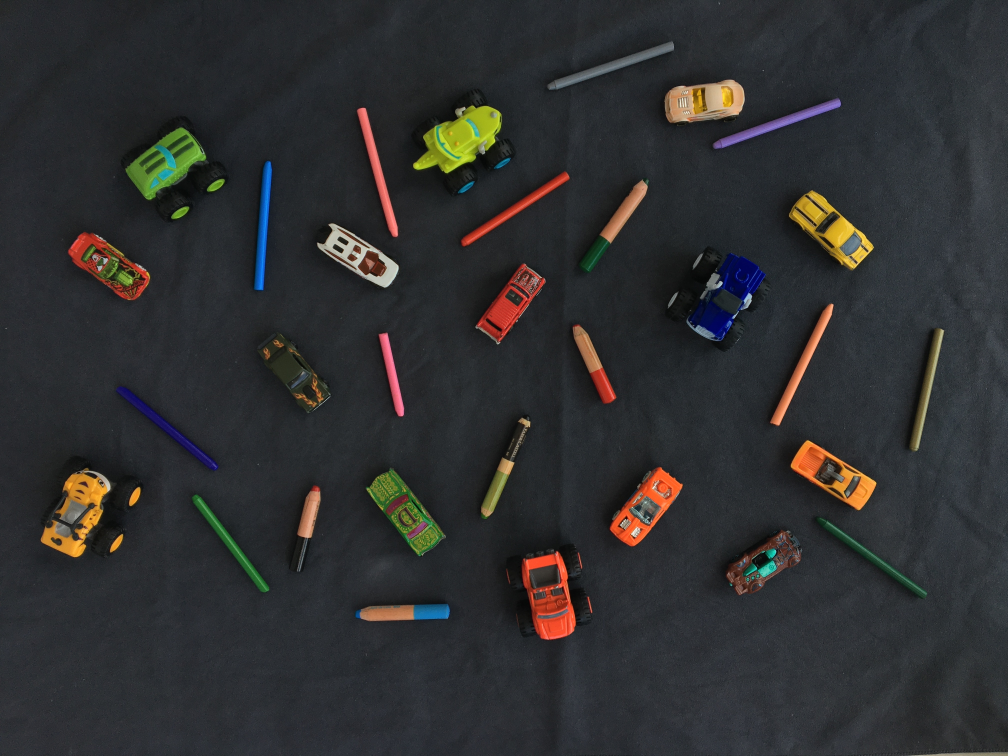
#> input picture img/im_ex_13.jpg, 4032 x 3024 px (shown at 1/4 size)
$ jupyter execute aula_quantificacao_e_histograma.ipynb
#> lines starting #> are read from the running program, lines starting #| are printed output that depends on the picture
# Quantificação de imagens e histograma

## *Leonardo Sales Araujo*
### *PEMM/COPPE - Universidade Federal do Rio de Janeiro*

### A primeira parte consiste em carregar os módulos necessários

[cell 1]
#carrega os módulos necessários ao código
import cv2
import numpy as np
import matplotlib.pyplot as plt
import matplotlib.image as img

### Carrega-se a imagem original e coleta os dados de cada cor

[cell 2]
#carrega a imagem do subdiretorio "img"
imagem = cv2.imread('img/im_ex_13.jpg')
#> imagem is the input picture: shape (3024, 4032, 3); mean B, G, R 48.4, 47.7, 47.2
#o python carrega a imagem em BGR e deve ser convertida para RGB
imagem = cv2.cvtColor(imagem, cv2.COLOR_BGR2RGB)

#alternativamente, pode-se carregar a imagem com matplotlib
#imagem = plt.imread('img/im_ex_B_HRI.jpg')

vermelho=imagem[:,:,0]
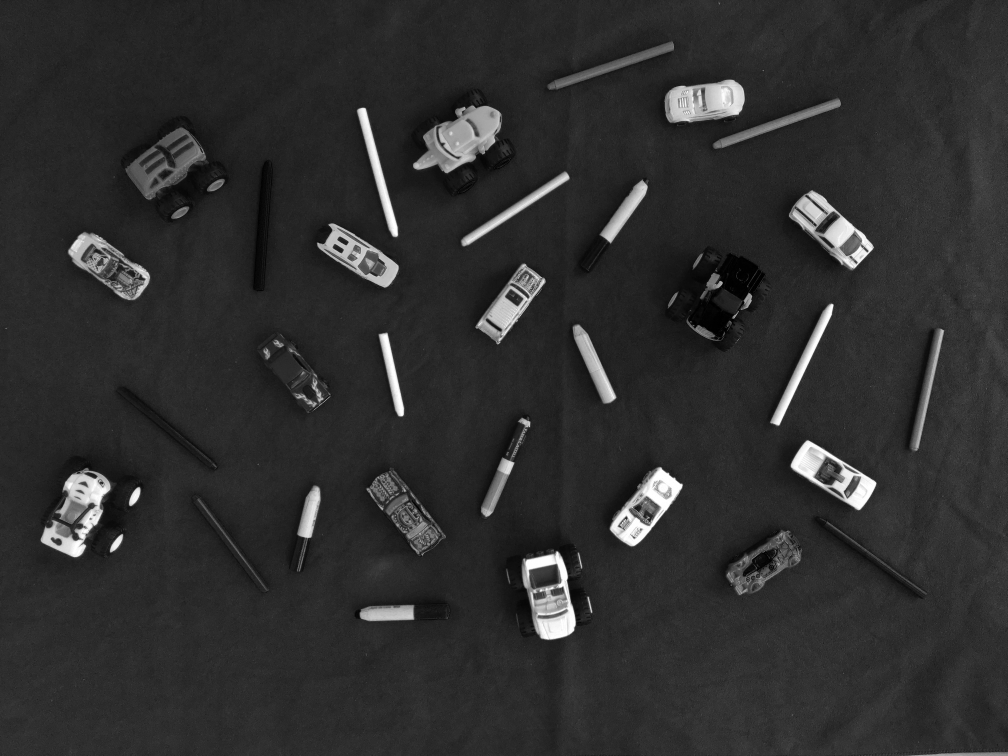
#> vermelho: shape (3024, 4032) (shown at 1/4 size); min 0, max 255, mean 47.2
verde=imagem[:,:,1]
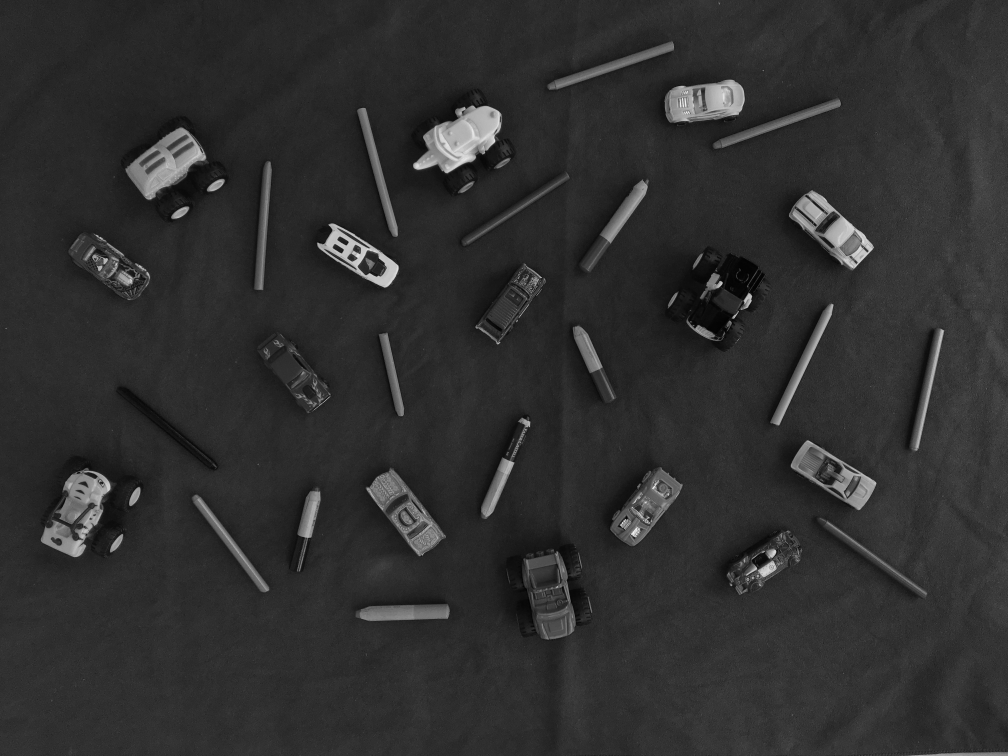
#> verde: shape (3024, 4032) (shown at 1/4 size); min 0, max 255, mean 47.7
azul=imagem[:,:,2]
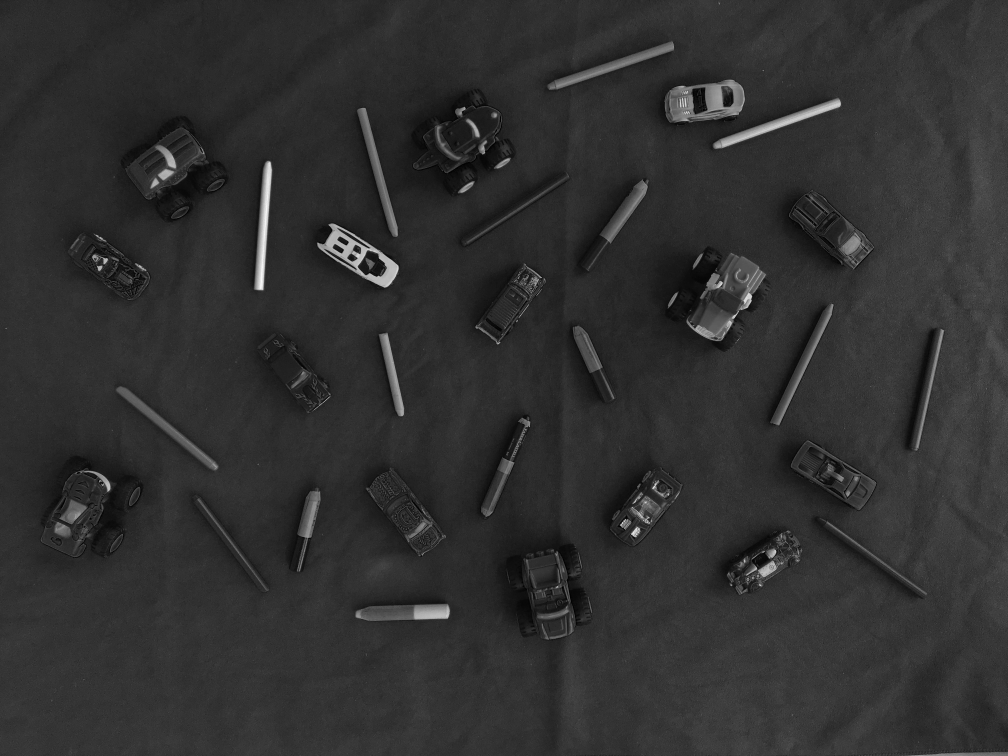
#> azul: shape (3024, 4032) (shown at 1/4 size); min 0, max 255, mean 48.4

### representa a figura e seus canais de cores

[cell 3]
#mostra a figura
plt.figure(1, figsize=(6,6),dpi=150)
plt.title('Imagem original \n (https://bit.ly/2MEN29B)')
plt.imshow(imagem)
#plt.xlim(3600,3800)
#plt.ylim(1800,2000)
plt.minorticks_on()
plt.grid(alpha=0.75,linestyle=':')
plt.show()

### Representa os canais de cores

[cell 4]
#representa os canais de cores
plt.figure(2, figsize=(14,16),dpi=150)
plt.subplot(131)
plt.imshow(azul,cmap='gray',vmin=0, vmax=255)
plt.title('Azul')

plt.subplot(132)
plt.imshow(verde,cmap='gray',vmin=0, vmax=255)
ax = plt.gca()
ax.axes.yaxis.set_ticklabels([])
plt.title('Verde')

plt.subplot(133)
plt.imshow(vermelho,cmap='gray',vmin=0, vmax=255)
ax = plt.gca()
ax.axes.yaxis.set_ticklabels([])
plt.title('Vermelho')

plt.show()
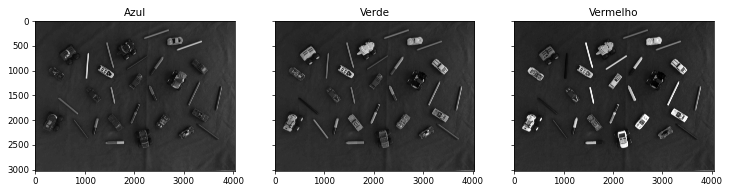
#> figure drawn by matplotlib, 3 panels

### Define uma área de interesse (ROI)

[cell 5]
#região de interesse (ROI)
#roi = im[y1:y2, x1:x2]
x=1800
y=2000
roi = imagem[y:y+10,x:x+10,:]
#divide os canais coloridos em R,G,B
rvm=roi[:,:,0]
rvd=roi[:,:,1]
raz=roi[:,:,2]

### Apresenta as imagens e os valores de vermelho, verde e azul de cada *pixel* dessa região

[cell 6]
plt.figure(3, figsize=(7,7),dpi=150)
tfe=8
plt.subplot(221)
plt.title('Pedaço da imagem')
plt.imshow(roi)
ax = plt.gca()
ax.set_xticks(np.arange(len(roi[0,:,0])))
ax.set_yticks(np.arange(len(roi[:,0,0])))
#plt.grid(alpha=0.75,linestyle=':')

plt.subplot(222)
plt.imshow(rvm,cmap='gray',vmin=0, vmax=255)
ax = plt.gca()
# Queremos mostrar todos os ticks...
ax.set_xticks(np.arange(len(roi[0,:,0])))
ax.set_yticks(np.arange(len(roi[:,0,0])))

# Loop over data dimensions and create text annotations.
for i in range(len(roi[:,0,0])):
    for j in range(len(roi[0,:,0])):
        text = ax.text(j, i, rvm[i, j],ha="center", va="center", color="r",fontsize=tfe)
#> this loop made 10 passes

plt.title("Tons vermelhos")
#fig.tight_layout()

plt.subplot(223)
plt.imshow(rvd,cmap='gray',vmin=0, vmax=255)
ax = plt.gca()
# Queremos mostrar todos os ticks...
ax.set_xticks(np.arange(len(roi[0,:,0])))
ax.set_yticks(np.arange(len(roi[:,0,0])))

# Loop over data dimensions and create text annotations.
for i in range(len(roi[:,0,0])):
    for j in range(len(roi[0,:,0])):
        text = ax.text(j, i, rvd[i, j],ha="center", va="center", color="r",fontsize=tfe)

plt.title("Tons Verdes")
#fig.tight_layout()

plt.subplot(224)
plt.imshow(raz,cmap='gray',vmin=0, vmax=255)
ax = plt.gca()
# Queremos mostrar todos os ticks...
ax.set_xticks(np.arange(len(roi[0,:,0])))
ax.set_yticks(np.arange(len(roi[:,0,0])))

# Loop over data dimensions and create text annotations.
for i in range(len(roi[:,0,0])):
    for j in range(len(roi[0,:,0])):
        text = ax.text(j, i, raz[i, j],ha="center", va="center", color="r",fontsize=tfe)

plt.title("Tons Azuis")
#fig.tight_layout()

plt.show()
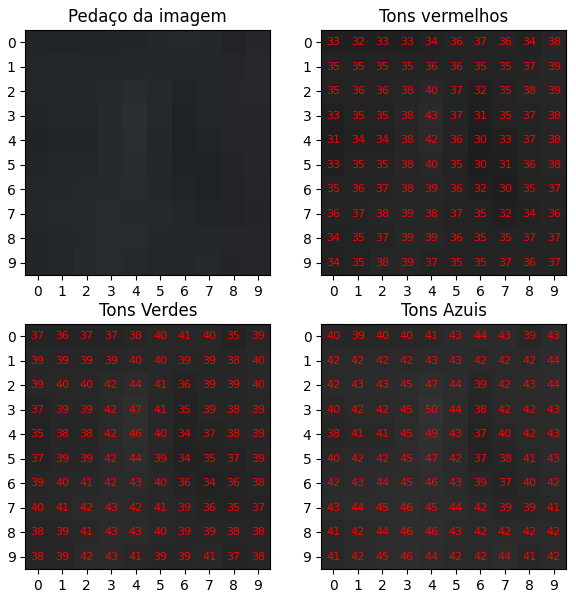
#> figure drawn by matplotlib, 4 panels

### Gera o histograma das cores

[cell 7]
#cria o histograma colorido
plt.figure(4,dpi=150)
plt.hist(imagem.ravel(), bins = 256, color = 'orange')
plt.hist(imagem[:,:,0].ravel(), bins = 256, color = 'red', alpha = 0.5)
plt.hist(imagem[:,:,1].ravel(), bins = 256, color = 'Green', alpha = 0.5)
plt.hist(imagem[:,:,2].ravel(), bins = 256, color = 'Blue', alpha = 0.5)
plt.xlabel('Valor de Intesidade')
plt.ylabel('Contagem')
plt.legend(['Total', 'Canal Vermelho', 'Canal Verde', 'Canal Azul'])
plt.show()
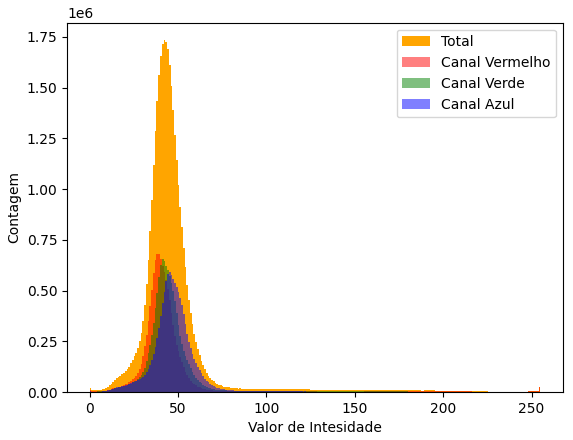
#> figure drawn by matplotlib, 1 panel; tallest bar 1733908 high, from x = 41.84 to 42.83; tallest bar 679666 high, from x = 37.85 to 38.85; tallest bar 654281 high, from x = 40.84 to 41.84

### Converte a imagem em tons de cinza

[cell 8]
#carrega a imagem já em tons de cinza
cinza = cv2.cvtColor(imagem, cv2.COLOR_BGR2GRAY)
#mostra a figura
plt.figure(5, figsize=(6,6),dpi=150)
plt.title('Imagem em tons de cinza')
plt.imshow(cinza, cmap='gray',vmin=0, vmax=255)
plt.show()

### Constrói-se o histograma com escala linear e log da imagem em tons de cinza

[cell 9]
#determina o histograma da imagem em tons de cinza
histograma = cv2.calcHist([cinza],[0],None,[256], [0,256])
#> histograma = 256 values, max 638357 at index 42, min 0 at index 254, mean 47628

#mostra o histograma normal e log
plt.figure(6, figsize=(6, 6), dpi=150)
#hostograma normal
plt.subplot(211)
plt.hist(cinza.ravel(),256,[0,256],color = 'orange')
plt.xlim(-1, 257)
plt.ylabel('N')
plt.minorticks_on()
ax = plt.gca()
ax.axes.xaxis.set_ticklabels([])
plt.grid(alpha=0.75,linestyle=':')

#histograma log
plt.subplot(212)
plt.hist(cinza.ravel(),256,[0,256],color = 'blue')
plt.yscale('log')
plt.xlim(-1, 257)
plt.ylabel('log(N)')
plt.xlabel('intensidade')
plt.minorticks_on()
plt.grid(alpha=0.75,linestyle=':')
plt.show()
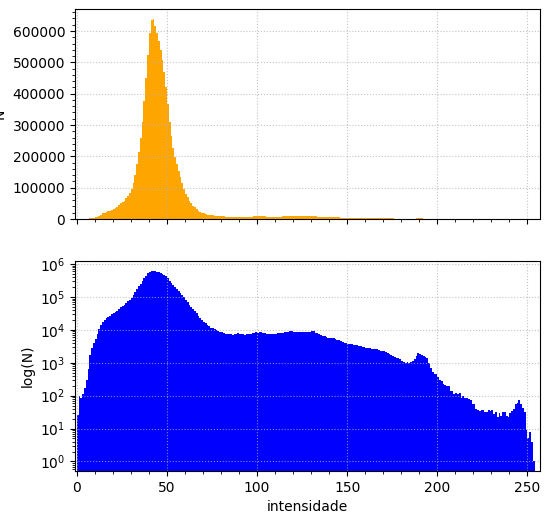
#> figure drawn by matplotlib, 2 panels; panel 2: tallest bar 638357 high, from x = 42 to 43

### Aplica-se o filtro de Gaussian blur à imagem

[cell 10]
#faz a mediana da imagem
blur_cinza = cv2.GaussianBlur(cinza,(5,5),0)
#determina o histograma
blur_histograma = cv2.calcHist([blur_cinza],[0],None,[256], [0,256])
#> blur_histograma = 256 values, max 671349 at index 42, min 0 at index 0, mean 47628

[cell 11]
#mostra a imagem
plt.figure(6, figsize=(6,6),dpi=150)
plt.imshow(blur_cinza, cmap='gray',vmin=0, vmax=255)
plt.title('Imagem com Gaussian Blur')
plt.show()

### Constrói-se o histograma com escala linear e log da imagem em tons de cinza da imagem modificada com o filtro

[cell 12]
#mostra o histograma normal e log
plt.figure(7, figsize=(6, 6), dpi=150)
#hostograma normal
plt.subplot(211)
plt.hist(blur_cinza.ravel(),256,[0,256],color = 'orange')
plt.xlim(-1, 257)
plt.ylabel('Contagem')
plt.minorticks_on()
ax = plt.gca()
ax.axes.xaxis.set_ticklabels([])
plt.grid(alpha=0.75,linestyle=':')

#histograma log
plt.subplot(212)
plt.hist(blur_cinza.ravel(),256,[0,256],color = 'blue')
plt.yscale('log')
plt.xlim(-1, 257)
plt.ylabel('log(Contagem)')
plt.xlabel('intensidade')
plt.minorticks_on()
plt.grid(alpha=0.75,linestyle=':')
plt.show()
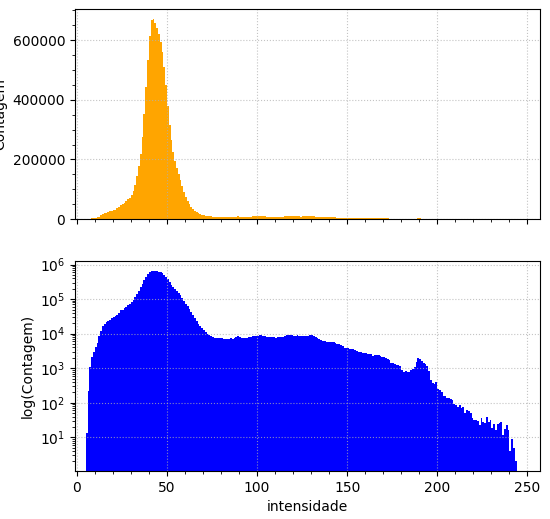
#> figure drawn by matplotlib, 2 panels; panel 2: tallest bar 671349 high, from x = 42 to 43

$ run again, with img/im_ex_01.jpg copied over img/im_ex_13.jpg
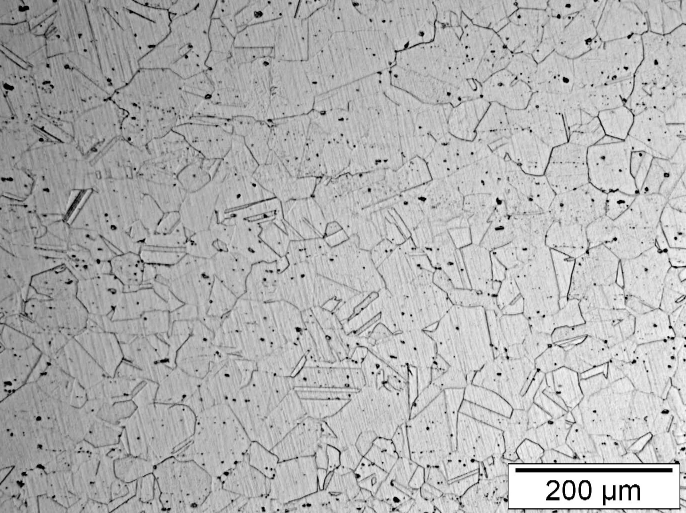
#> input picture img/im_ex_01.jpg, 1372 x 1026 px (shown at 1/2 size)
#> imagem is the input picture: shape (1026, 1372, 3); min 0, max 255, mean 177.8
#> roi = empty array
#> `plt.show()`:
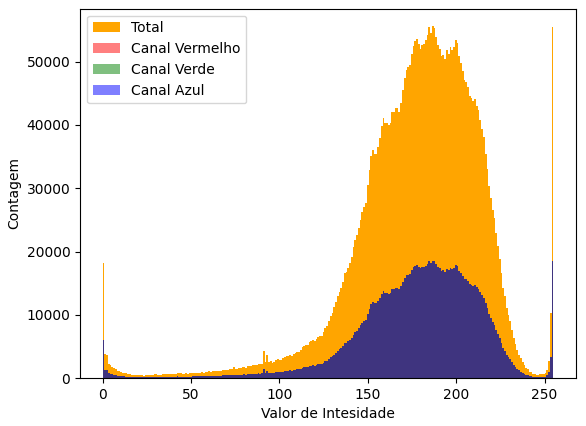
#> figure drawn by matplotlib, 1 panel; tallest bar 55596 high, from x = 186.3 to 187.3; tallest bar 18532 high, from x = 186.3 to 187.3; tallest bar 18532 high, from x = 186.3 to 187.3
#> histograma = 256 values, max 18532 at index 187, min 135 at index 23, mean 5498.7
#> blur_histograma = 256 values, max 19004 at index 198, min 50 at index 246, mean 5498.7
#> `plt.show()`:
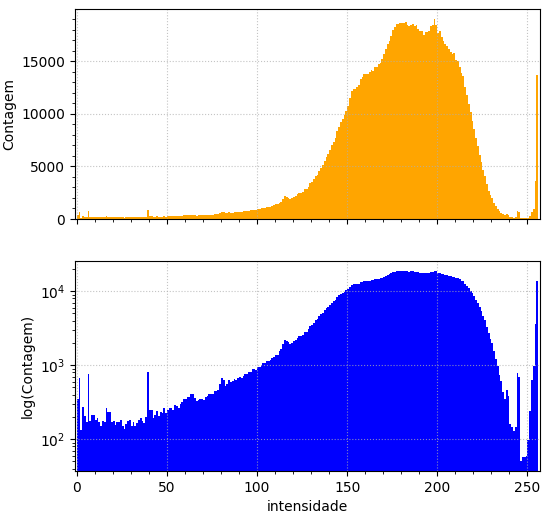
#> figure drawn by matplotlib, 2 panels; panel 2: tallest bar 19004 high, from x = 198 to 199

$ run again, with img/im_ex_02.jpg copied over img/im_ex_13.jpg
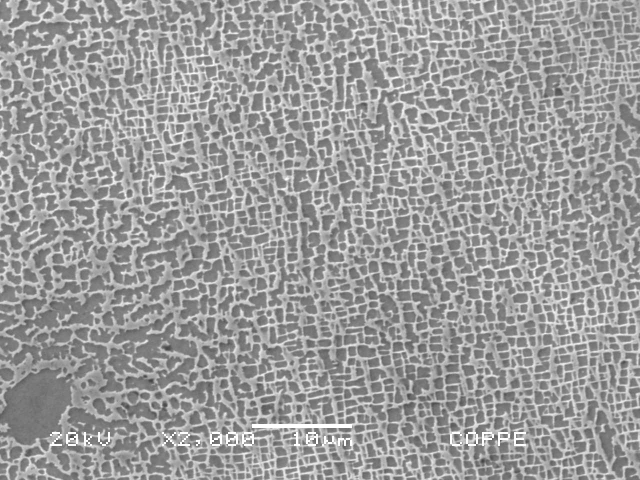
#> input picture img/im_ex_02.jpg, 1280 x 960 px (shown at 1/2 size)
#> imagem is the input picture: shape (960, 1280, 3); min 60, max 255, mean 155.9
#> roi = empty array
#> `plt.show()`:
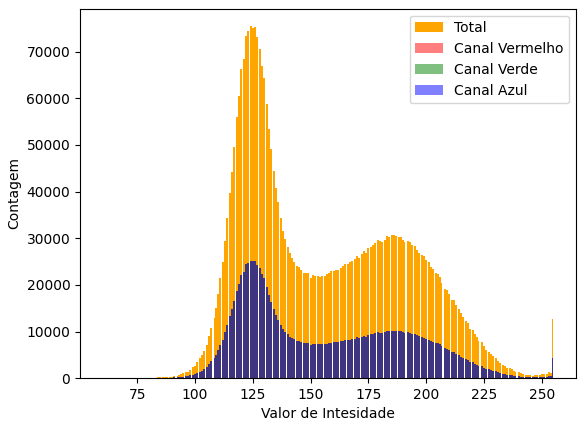
#> figure drawn by matplotlib, 1 panel; tallest bar 75459 high, from x = 124 to 124.7; tallest bar 25153 high, from x = 124 to 124.7; tallest bar 25153 high, from x = 124 to 124.7
#> histograma = 256 values, max 25153 at index 124, min 0 at index 0, mean 4800
#> blur_histograma = 256 values, max 24504 at index 126, min 0 at index 0, mean 4800
#> `plt.show()`:
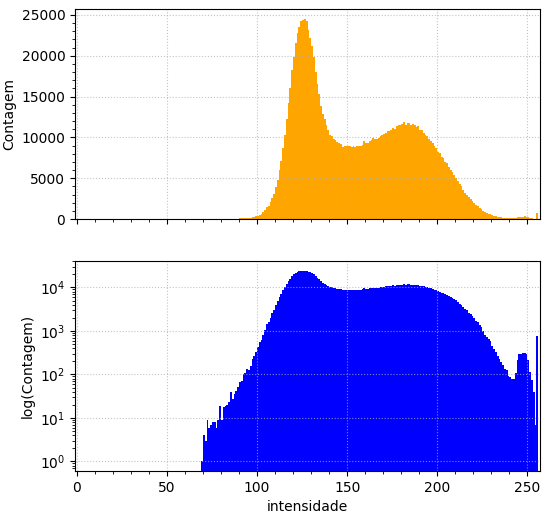
#> figure drawn by matplotlib, 2 panels; panel 2: tallest bar 24504 high, from x = 126 to 127
